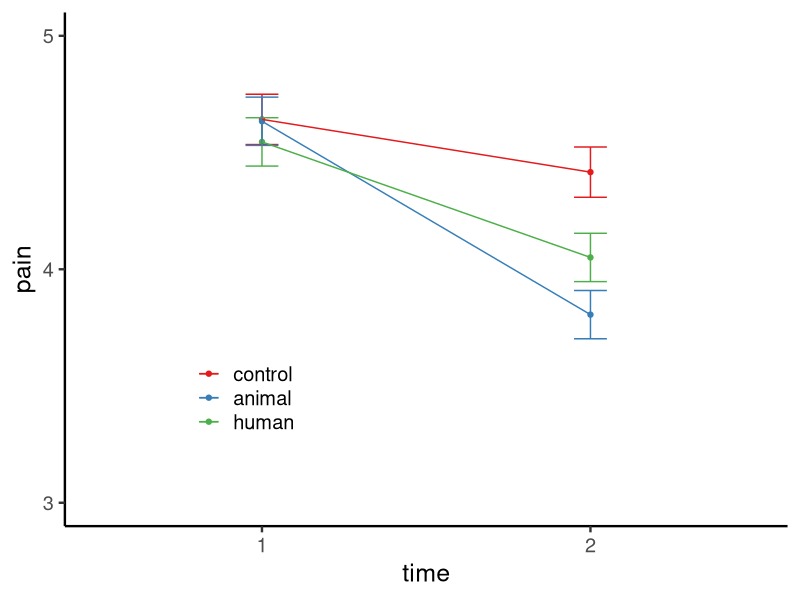
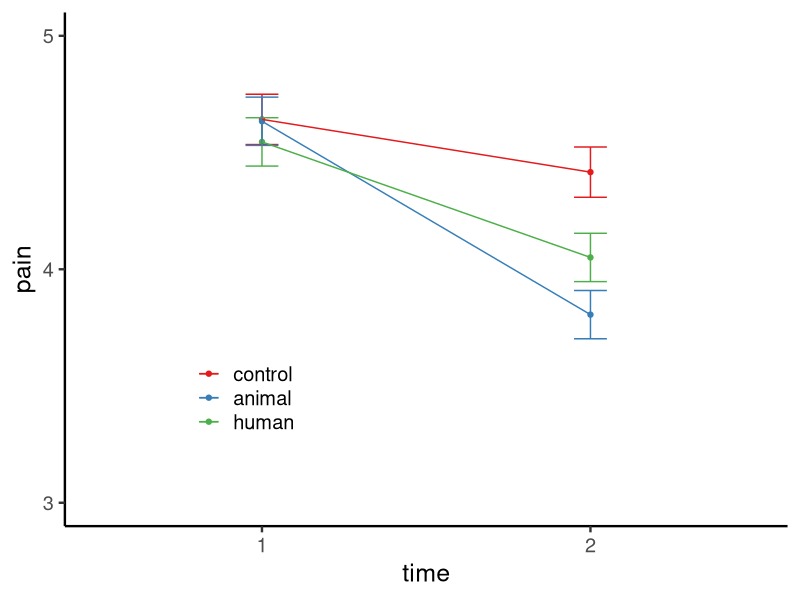

These figures' R source, in order:
library(tidyverse)
library(here)
library(lmerTest)
library(car)
library(emmeans)

my.data <- read_csv(here('data','S2_data.csv'))

# remove exclusions
my.data <- filter(my.data, include == 1)
colnames(my.data) <- tolower(colnames(my.data))

table(my.data$female) # 3 cases of other; remove due to small N
my.data <- filter(my.data, female != "2")

# make long
my.data <- pivot_longer(my.data, cols = c(pain1, pain2), values_to = 'pain', names_to = 'time', names_prefix = 'pain')
# consolidate frequency variable
my.data <- unite(my.data, col = 'frequency', c(pet_frequency, human_frequency), na.rm = T)

# make companion a factor
my.data$companion = as_factor(my.data$companion)
levels(my.data$companion)
my.data$companion <- fct_recode(my.data$companion, animal = '2', human = '1', control = '0')

mod1 <- lmer(pain ~ companion*time + age + female + (1|responseid), data = my.data)
summary(mod1)
anova(mod1)

emm1 <- emmeans(mod1, pairwise~time | companion)
emm1
eff_size(emm1, sigma = sigma(mod1), edf = df.residual(mod1))

# interaction contrast
tmp <- contrast(emm1[[1]], interaction = 'pairwise', adjust = 'tukey', by = NULL)
print(tmp)

#' comparison of pain between conditions at timepoint 1 and 2
emm2 <- emmeans(mod1, pairwise~companion | time)
emm2

# plot
theme_set(theme_classic(18))
plotmeans <- as.data.frame(emmeans(mod1, c('time','companion')))

# relevel conditions to match earlier colors
levels(plotmeans$companion)
plotmeans$companion <- fct_relevel(plotmeans$companion, "control","animal","human")

ggplot(plotmeans, aes(x = time, y = emmean, group = companion, color = companion)) +
  geom_point() + 
  geom_errorbar(aes(ymin = emmean - SE, ymax = emmean + SE), width = 0.1) + 
  geom_line() + coord_cartesian(ylim = c(3,5)) + 
  theme(legend.position = c(0.25,0.25), legend.title = element_blank()) + 
  labs(y = "pain") + scale_y_continuous(breaks = seq(3,5,1)) + 
  scale_color_brewer(type = 'qual', palette = 6) 

ggsave('figures/fig2.png', width = 5, height = 5)
